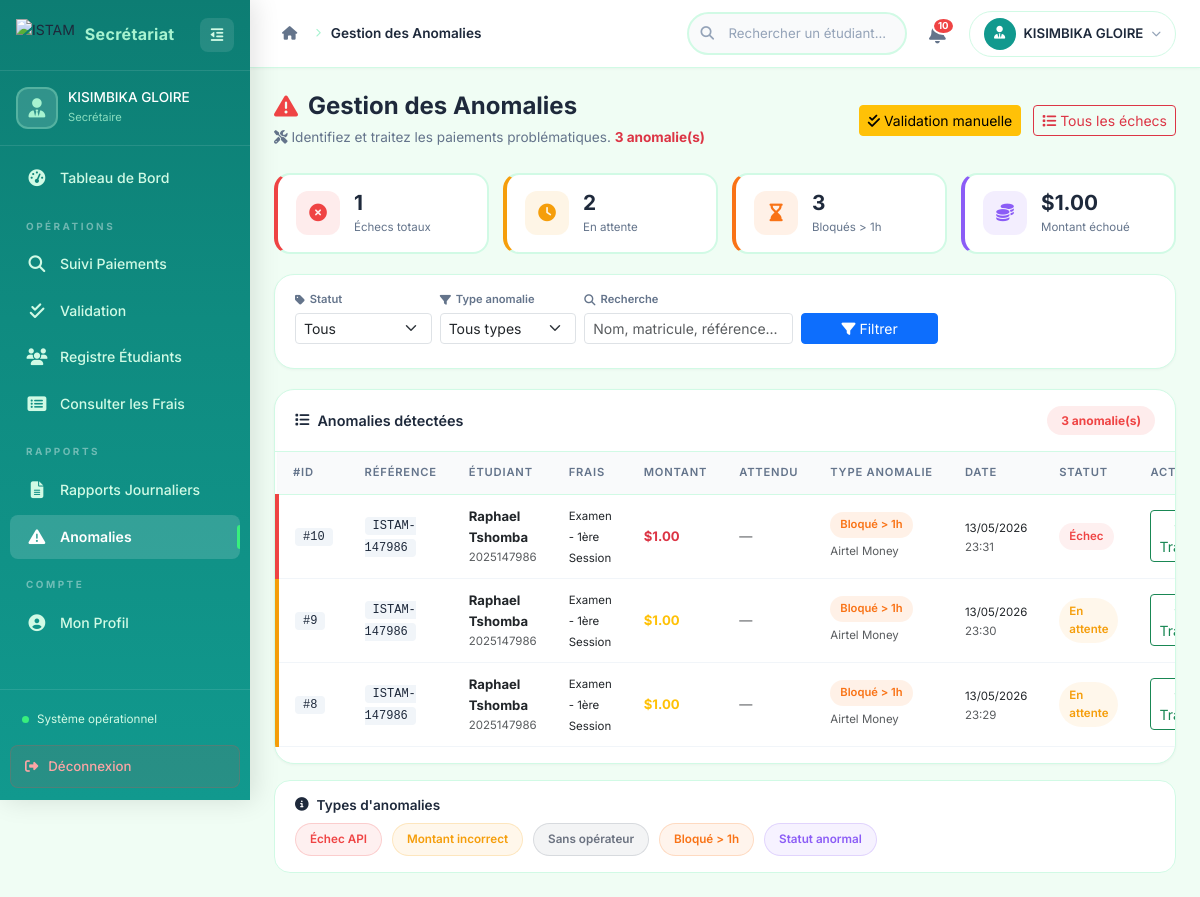
The page /secretaire/anomalies.php (signed in) on the database its author committed.
### tables this page shows
CREATE TABLE IF NOT EXISTS `paiements` (
  `id_paiement` int(11) NOT NULL AUTO_INCREMENT,
  `id_etudiant` int(11) NOT NULL,
  `id_frais` int(11) NOT NULL,
  `montant_paye` decimal(10,2) NOT NULL,
  `date_paiement` timestamp NULL DEFAULT CURRENT_TIMESTAMP,
  `statut` enum('en_attente','succes','echec') DEFAULT 'en_attente',
  `reference_transaction` varchar(100) NOT NULL,
  PRIMARY KEY (`id_paiement`),
  UNIQUE KEY `reference_transaction` (`reference_transaction`),
  KEY `id_etudiant` (`id_etudiant`),
  KEY `id_frais` (`id_frais`),
  KEY `idx_pay_stat` (`statut`)
);

CREATE TABLE IF NOT EXISTS `utilisateurs` (
  `id_utilisateur` int(11) NOT NULL AUTO_INCREMENT,
  `nom` varchar(100) NOT NULL,
  `email` varchar(150) NOT NULL,
  `mot_de_passe` varchar(255) NOT NULL,
  `role` enum('admin','secretaire','etudiant') NOT NULL,
  `statut_compte` varchar(20) DEFAULT 'actif',
  `created_at` timestamp NULL DEFAULT CURRENT_TIMESTAMP,
  PRIMARY KEY (`id_utilisateur`),
  UNIQUE KEY `email` (`email`)
);

CREATE TABLE IF NOT EXISTS `etudiants` (
  `id_etudiant` int(11) NOT NULL AUTO_INCREMENT,
  `id_utilisateur` int(11) NOT NULL,
  `matricule` varchar(20) NOT NULL,
  `telephone` varchar(20) DEFAULT NULL,
  `id_filiere` int(11) NOT NULL,
  `id_promotion` int(11) NOT NULL,
  PRIMARY KEY (`id_etudiant`),
  UNIQUE KEY `matricule` (`matricule`),
  KEY `id_utilisateur` (`id_utilisateur`),
  KEY `id_filiere` (`id_filiere`),
  KEY `idx_etud_mat` (`matricule`),
  KEY `fk_etudiant_promotion` (`id_promotion`)
);

CREATE TABLE IF NOT EXISTS `frais` (
  `id_frais` int(11) NOT NULL AUTO_INCREMENT,
  `type_frais` varchar(100) NOT NULL,
  `montant` decimal(10,2) NOT NULL,
  `devise` varchar(10) DEFAULT 'USD',
  `taux_change` decimal(10,4) DEFAULT '2300.0000',
  `montant_fc` decimal(12,2) DEFAULT NULL,
  `annee_academique` varchar(20) NOT NULL,
  `date_limite` date DEFAULT NULL,
  `id_filiere` int(11) DEFAULT NULL,
  `id_promotion` int(11) DEFAULT NULL,
  PRIMARY KEY (`id_frais`),
  KEY `id_filiere` (`id_filiere`),
  KEY `fk_frais_promotion` (`id_promotion`)
);

CREATE TABLE IF NOT EXISTS `transaction_mobile_money` (
  `id_transaction` int(11) NOT NULL AUTO_INCREMENT,
  `id_paiement` int(11) NOT NULL,
  `numero_telephone` varchar(20) NOT NULL,
  `operateur` varchar(50) DEFAULT NULL,
  `statut_api` varchar(50) DEFAULT NULL,
  PRIMARY KEY (`id_transaction`),
  KEY `id_paiement` (`id_paiement`)
);

### secretaire/anomalies.php (the view, shortened to what the rows shown need)
<?php
$db = Database::getInstance();
$page = isset($_GET['page']) ? max(1, (int)$_GET['page']) : 1;
$par_page = 20;
$offset = ($page - 1) * $par_page;
$where = "WHERE (p.statut = 'echec' OR p.statut = 'en_attente')";
$params = [];
$sql = "SELECT p.*, u.nom as nom_etudiant, u.email, e.matricule, e.telephone,
               fi.nom_filiere, fa.nom_faculte, pr.nom_promotion,
               f.type_frais, f.montant as montant_attendu,
               tmm.operateur, tmm.numero_telephone, tmm.statut_api
        FROM paiements p
        JOIN etudiants e ON p.id_etudiant = e.id_etudiant
        JOIN utilisateurs u ON e.id_utilisateur = u.id_utilisateur
        JOIN filieres fi ON e.id_filiere = fi.id_filiere
        JOIN facultes fa ON fi.id_faculte = fa.id_faculte
        JOIN promotions pr ON e.id_promotion = pr.id_promotion
        JOIN frais f ON p.id_frais = f.id_frais
        LEFT JOIN transaction_mobile_money tmm ON p.id_paiement = tmm.id_paiement
        {$where}
        ORDER BY p.date_paiement DESC
        LIMIT {$par_page} OFFSET {$offset}";
$stmt = $db->prepare($sql);
$stmt->execute($params);
$anomalies = $stmt->fetchAll();
?>
<!DOCTYPE html>
<html lang="fr">
<head>
    <link href="https://cdn.jsdelivr.net/npm/bootstrap@5.3.0/dist/css/bootstrap.min.css" rel="stylesheet">
    <link href="https://cdnjs.cloudflare.com/ajax/libs/font-awesome/6.4.0/css/all.min.css" rel="stylesheet">
    <link rel="stylesheet" href="../assets/css/secretaire/dashboard_secretaire.css">
    <link rel="stylesheet" href="../assets/css/secretaire/anomalies.css">
</head>
<body>
    <div class="secretaire-layout">
        <div class="main-content">
            <main class="dashboard-content">
                <div class="page-header">
                    <div class="row align-items-center">
                        <div class="col-lg-7">
                            <h1 class="page-title">
                                <i class="fas fa-exclamation-triangle"></i> Gestion des Anomalies
                            </h1>
                        </div>
                    </div>
                </div>
                <div class="table-card">
                    <div class="table-responsive">
                        <table class="table secretaire-table" id="tableAnomalies">
                            <thead>
                                <tr>
                                    <th width="50">#ID</th>
                                    <th>Référence</th>
                                    <th>Étudiant</th>
                                    <th>Frais</th>
                                    <th>Montant</th>
                                    <th>Attendu</th>
                                    <th>Type Anomalie</th>
                                    <th>Date</th>
                                    <th>Statut</th>
                                    <th width="120">Action</th>
                                </tr>
                            </thead>
                            <tbody>
                                <?php if (empty($anomalies)): ?>
                                    <tr>
                                        <td colspan="10">
                                            <div class="empty-state py-5">
                                                <i class="fas fa-check-circle fa-3x text-success"></i>
                                                <h4 class="mt-3">Aucune anomalie détectée !</h4>
                                                <p class="text-muted">Tous les paiements sont en ordre.</p>
                                            </div>
                                        </td>
                                    </tr>
                                <?php else: ?>
                                    <?php foreach ($anomalies as $a):
                                        $type_anomalie = '';
                                        $type_anomalie_class = '';
                                        if (!empty($a['statut_api']) && $a['statut_api'] === 'echec') {
                                            $type_anomalie = 'Échec API';
                                            $type_anomalie_class = 'type-api';
                                        } elseif (abs($a['montant_paye'] - ($a['montant_attendu'] ?? $a['montant_paye'])) > 0.01) {
                                            $type_anomalie = 'Montant incorrect';
                                            $type_anomalie_class = 'type-montant';
                                        } elseif (empty($a['operateur'])) {
                                            $type_anomalie = 'Sans opérateur';
                                            $type_anomalie_class = 'type-operateur';
                                        } elseif (strtotime($a['date_paiement']) < strtotime('-1 hour')) {
                                            $type_anomalie = 'Bloqué > 1h';
                                            $type_anomalie_class = 'type-bloque';
                                        } else {
                                            $type_anomalie = 'Statut anormal';
                                            $type_anomalie_class = 'type-autres';
                                        }
                                        $ecart = $a['montant_paye'] - ($a['montant_attendu'] ?? $a['montant_paye']);
                                    ?>
                                        <tr class="anomalie-row <?= $a['statut'] === 'echec' ? 'row-echec' : 'row-attente' ?> <?= abs($ecart) > 0.01 ? 'row-ecart' : '' ?>">
                                            <td><code>#<?= $a['id_paiement'] ?></code></td>
                                            <td><code class="ref-code"><?= htmlspecialchars(substr($a['reference_transaction'], 0, 12)) ?></code></td>
                                            <td>
                                                <strong><?= htmlspecialchars($a['nom_etudiant']) ?></strong>
                                                <small class="d-block text-muted"><?= htmlspecialchars($a['matricule']) ?></small>
                                            </td>
                                            <td><small><?= htmlspecialchars($a['type_frais']) ?></small></td>
                                            <td>
                                                <strong class="<?= $a['statut'] === 'echec' ? 'text-danger' : 'text-warning' ?>">
                                                    $<?= number_format($a['montant_paye'], 2) ?>
                                                </strong>
                                            </td>
                                            <td>
                                                <?php if (abs($ecart) > 0.01): ?>
                                                    <span class="ecart-badge <?= $ecart > 0 ? 'ecart-plus' : 'ecart-moins' ?>">
                                                        $<?= number_format($a['montant_attendu'] ?? $a['montant_paye'], 2) ?>
                                                    </span>
                                                <?php else: ?>
                                                    <span class="text-muted">—</span>
                                                <?php endif; ?>
                                            </td>
                                            <td>
                                                <span class="type-anomalie-badge <?= $type_anomalie_class ?>">
                                                    <?= $type_anomalie ?>
                                                </span>
                                                <?php if (!empty($a['operateur'])): ?>
                                                    <small class="d-block text-muted mt-1"><?= htmlspecialchars($a['operateur']) ?></small>
                                                <?php endif; ?>
                                            </td>
                                            <td>
                                                <small><?= date('d/m/Y', strtotime($a['date_paiement'])) ?></small>
                                                <small class="d-block text-muted"><?= date('H:i', strtotime($a['date_paiement'])) ?></small>
                                            </td>
                                            <td>
                                                <span class="status-pill status-<?= $a['statut'] ?>">
                                                    <?= $a['statut'] === 'echec' ? 'Échec' : 'En attente' ?>
                                                </span>
                                            </td>
                                            <td>
                                                <button class="btn btn-sm btn-outline-success"
                                                        onclick="traiterAnomalie(<?= $a['id_paiement'] ?>, '<?= htmlspecialchars(addslashes($a['nom_etudiant'])) ?>', '<?= htmlspecialchars(addslashes($a['matricule'])) ?>')"
                                                        title="Marquer comme traitée">
                                                    <i class="fas fa-check"></i> Traiter
                                                </button>
                                            </td>
                                        </tr>
                                    <?php endforeach; ?>
                                <?php endif; ?>
                            </tbody>
                        </table>
                    </div>
                </div>
            </main>
        </div>
    </div>
</body>
</html>

### rows shown on the page
paiements: id_paiement "10", reference_transaction "ISTAM-147986", utilisateurs.nom "Raphael Tshomba", id_etudiant.matricule "2025147986", id_frais.type_frais "Examen - 1ère Session", montant_paye "1.00", type_anomalie "Bloqué > 1h", transaction_mobile_money.operateur "Airtel Money", date_paiement "13/05/2026", date_paiement "23:31", statut "Échec"
paiements: id_paiement "9", reference_transaction "ISTAM-147986", utilisateurs.nom "Raphael Tshomba", id_etudiant.matricule "2025147986", id_frais.type_frais "Examen - 1ère Session", montant_paye "1.00", type_anomalie "Bloqué > 1h", transaction_mobile_money.operateur "Airtel Money", date_paiement "13/05/2026", date_paiement "23:30", statut "En attente"
paiements: id_paiement "8", reference_transaction "ISTAM-147986", utilisateurs.nom "Raphael Tshomba", id_etudiant.matricule "2025147986", id_frais.type_frais "Examen - 1ère Session", montant_paye "1.00", type_anomalie "Bloqué > 1h", transaction_mobile_money.operateur "Airtel Money", date_paiement "13/05/2026", date_paiement "23:29", statut "En attente"

### other values the page prints
$secretaire_nom "KISIMBIKA GLOIRE"
$titre_page "Gestion des Anomalies"
$navbar_notif_non_lues "10"
$secretaire_nom_nav "KISIMBIKA GLOIRE"
$total_echecs + $total_attente "3"
$total_echecs "1"
$total_attente "2"
$bloques_longtemps "3"
$montant_echecs "1.00"
$total_anomalies "3"
